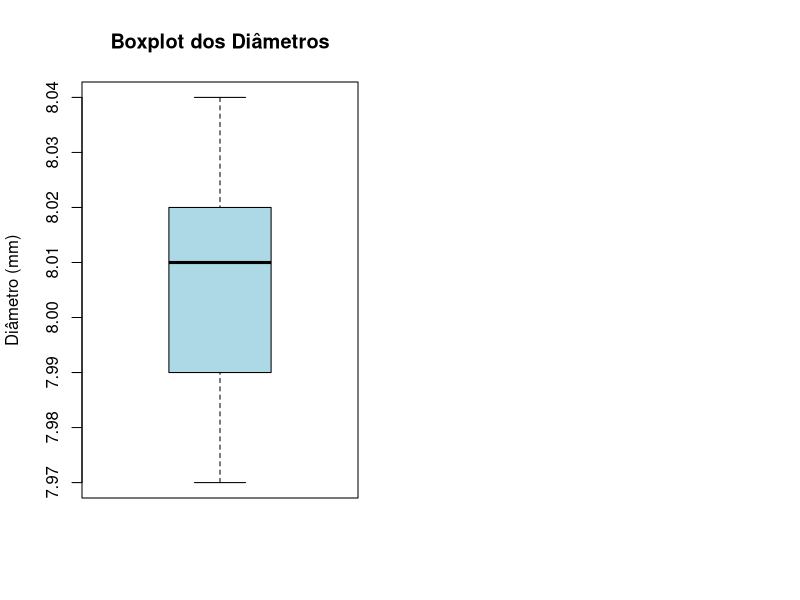

Write R code to recreate this figure. (Note: this script raises an error after producing the figure.)
diametros <- c(8.01, 7.99, 8.03, 8.02, 7.98, 8.00, 8.04, 8.01,
               7.97, 8.02, 8.00, 7.99, 8.03, 8.01, 7.98)


library(car)

par(mfrow = c(1, 2))

boxplot(diametros,
        main = "Boxplot dos Diâmetros",
        ylab = "Diâmetro (mm)",
        col = "lightblue")

qqPlot(diametros,
       simulate = TRUE,
       main = "Gráfico Q-Q Simulado",
       xlab = "Quantis Teóricos Normalizados",
       ylab = "Diâmetros (mm)",
       pch = 16)

par(mfrow = c(1, 1))
